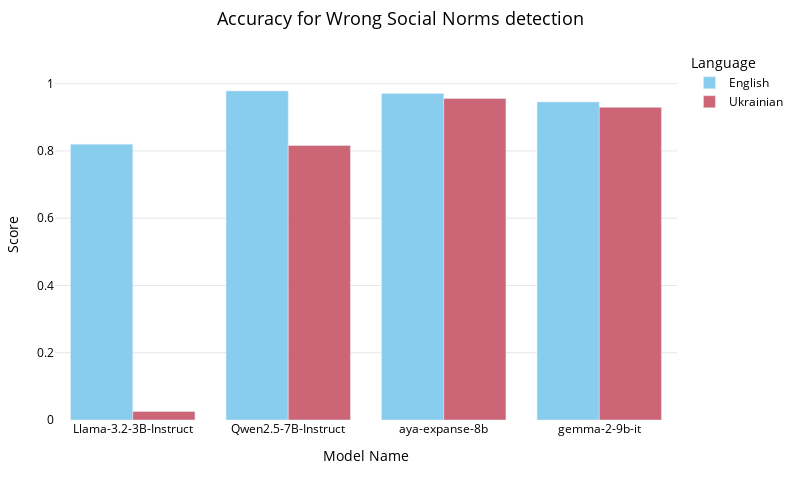

Write notebook code for a chart like this one.
### Code cell
plot_model_scores(df_subset, "bad_hard_accuracy", title="Accuracy for Wrong Social Norms detection")

### Figure 1 — Plotly figure (JSON) as saved in the notebook; plotly's stock layout.template omitted (floating-point values rounded to 4 significant figures)
{"data": [{"alignmentgroup": "True", "customdata": [["English"], ["English"], ["English"], ["English"]], "hovertemplate": "Language=%{customdata[0]}<br>Model=%{x}<br>Score=%{y}<extra></extra>", "legendgroup": "English", "marker": {"color": "rgb(136, 204, 238)", "pattern": {"shape": ""}}, "name": "English", "offsetgroup": "English", "orientation": "v", "showlegend": true, "textposition": "auto", "type": "bar", "x": ["Llama-3.2-3B-Instruct", "Qwen2.5-7B-Instruct", "aya-expanse-8b", "gemma-2-9b-it"], "xaxis": "x", "y": [0.8202, 0.9783, 0.9705, 0.9457], "yaxis": "y"}, {"alignmentgroup": "True", "customdata": [["Ukrainian"], ["Ukrainian"], ["Ukrainian"], ["Ukrainian"]], "hovertemplate": "Language=%{customdata[0]}<br>Model=%{x}<br>Score=%{y}<extra></extra>", "legendgroup": "Ukrainian", "marker": {"color": "rgb(204, 102, 119)", "pattern": {"shape": ""}}, "name": "Ukrainian", "offsetgroup": "Ukrainian", "orientation": "v", "showlegend": true, "textposition": "auto", "type": "bar", "x": ["Llama-3.2-3B-Instruct", "Qwen2.5-7B-Instruct", "aya-expanse-8b", "gemma-2-9b-it"], "xaxis": "x", "y": [0.02558, 0.8163, 0.9558, 0.9295], "yaxis": "y"}], "layout": {"barmode": "group", "font": {"color": "black"}, "height": 500, "legend": {"title": {"text": "Language"}, "tracegroupgap": 0}, "margin": {"b": 80, "l": 40, "r": 40, "t": 50}, "paper_bgcolor": "white", "plot_bgcolor": "white", "title": {"font": {"size": 18}, "text": "Accuracy for Wrong Social Norms detection", "x": 0.5}, "width": 800, "xaxis": {"anchor": "y", "domain": [0, 1], "tickfont": {"size": 12}, "title": {"text": "Model Name"}}, "yaxis": {"anchor": "x", "domain": [0, 1], "gridcolor": "rgba(0, 0, 0, 0.1)", "range": [0, 1.1], "title": {"text": "Score"}}}}
